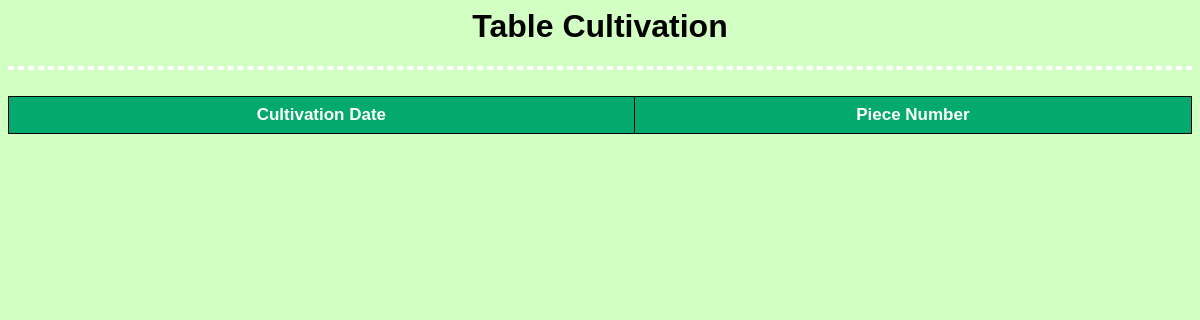
/cultivation/, run on an earlier commit of the app's database.
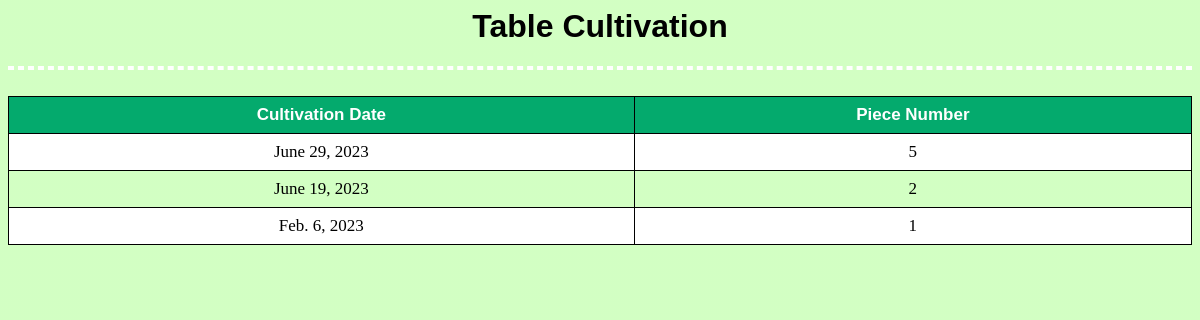
And on a later commit of the database.
### garden/models.py (models this page shows)
class Cultivation(models.Model):
    garden = models.ForeignKey(Garden, on_delete = models.CASCADE)
    cultivation_date = models.DateField()
    piece_number = models.PositiveIntegerField()

### garden/views.py (the view)
# urls.py: path('cultivation/', views.cultivation),
def cultivation(request):
    all = Cultivation.objects.all()
    return render(request, 'cultivation.html', {'cultivations' : all})

### templates/cultivation.html (shortened to what this page needs)
{% load static %}
<html lang="en">
<head>
    <link rel="stylesheet" href="{% static 'style.css' %}">
</head>
<body>
    <h1>  Table Cultivation  </h1>
    <hr>
    <br>
    <table>
        <tr>
          <th>Cultivation Date</th>
          <th>Piece Number</th>
        </tr>
	{% for cultivation in cultivations %}
	<tr>
		<td> {{ cultivation.cultivation_date }} </td>
		<td> {{ cultivation.piece_number }} </td>
	</tr>
	{% endfor %}
    </table>
</body>
</html>

What changed in the data, as far as the page shows it:
added Cultivation: cultivation_date "June 29, 2023", piece_number "5"
added Cultivation: cultivation_date "June 19, 2023", piece_number "2"
added Cultivation: cultivation_date "Feb. 6, 2023", piece_number "1"
